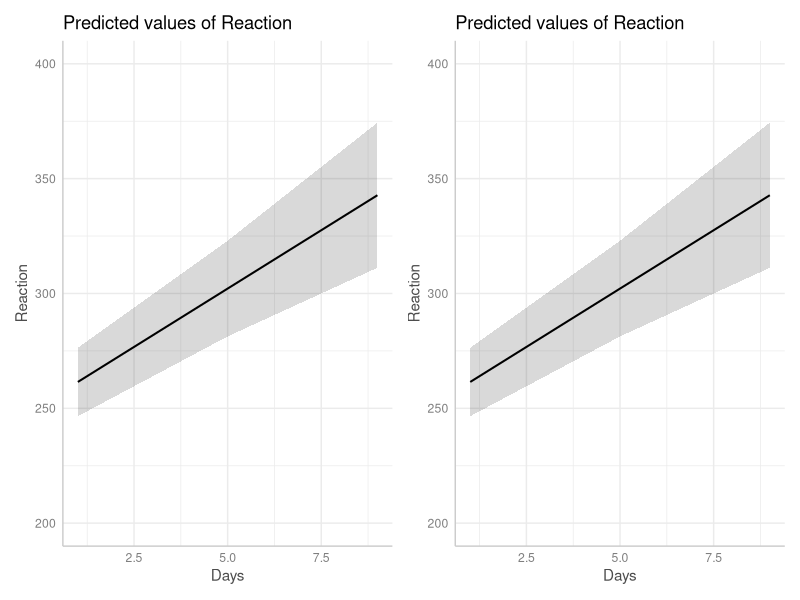
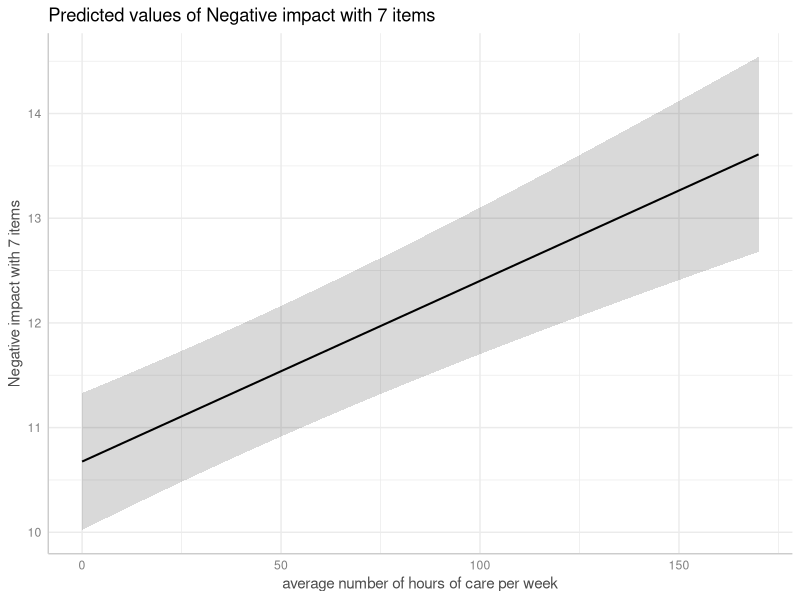
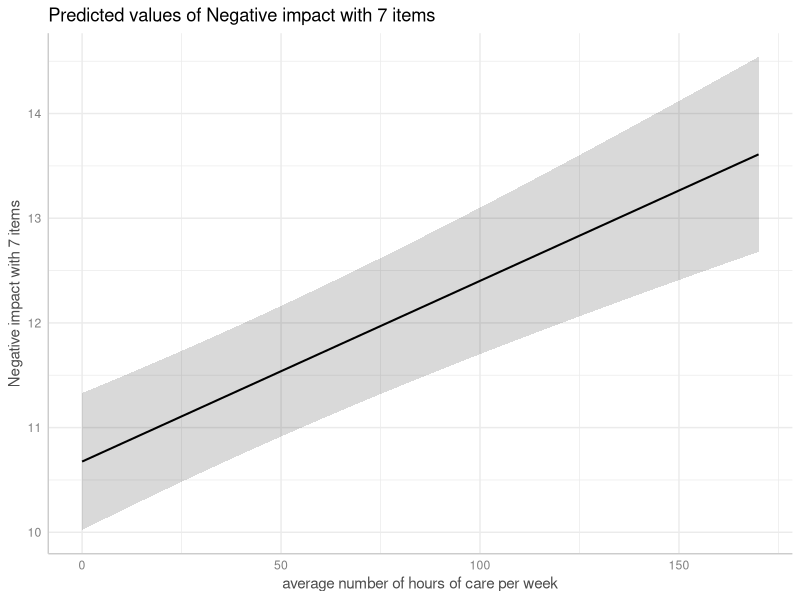
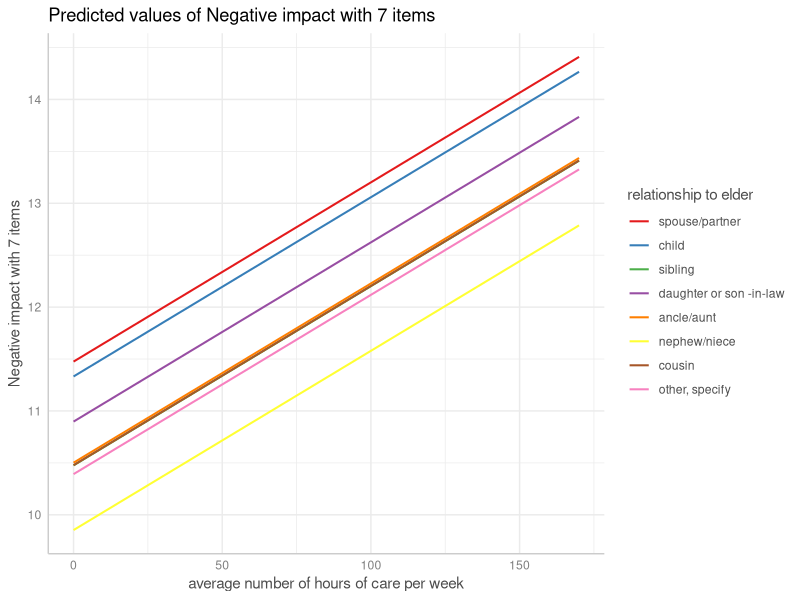
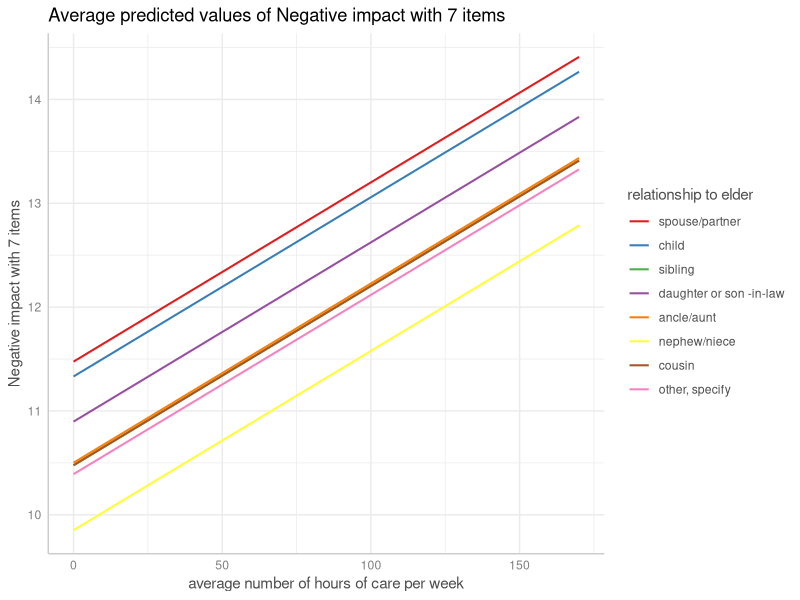
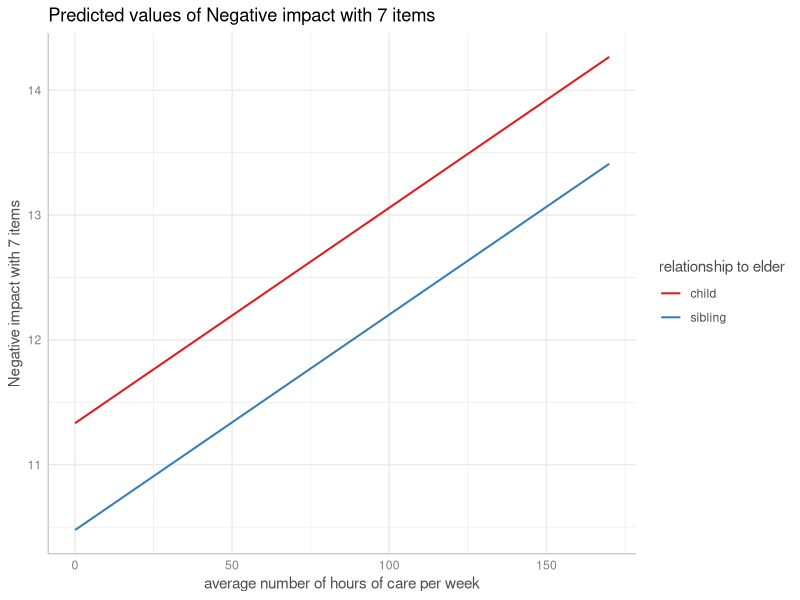
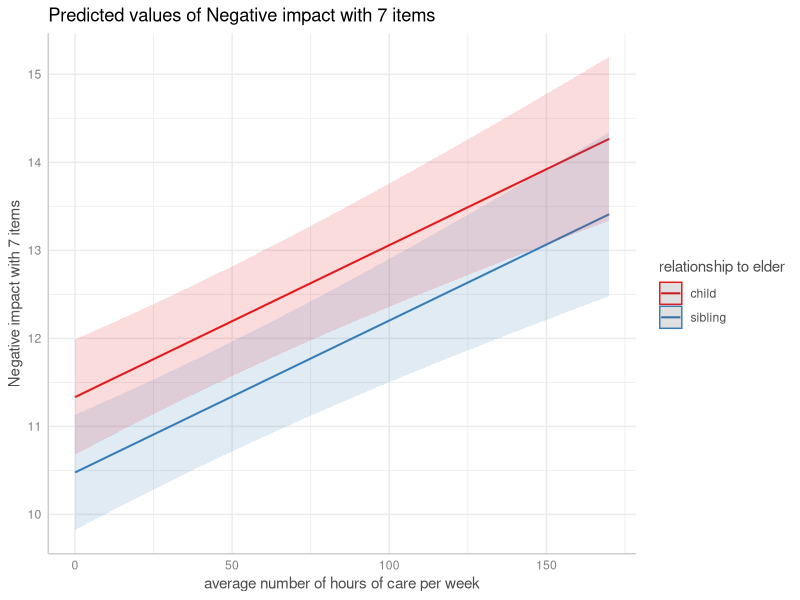
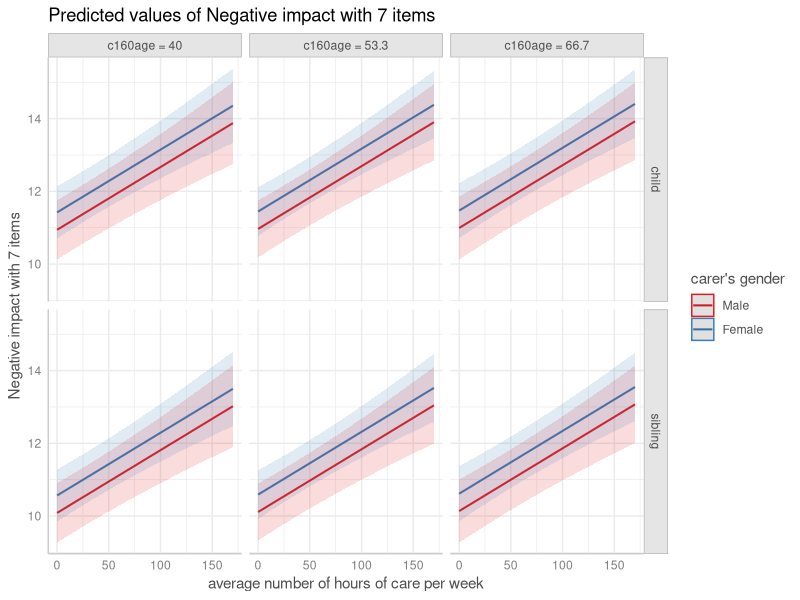

R code for these plots, in order:
## ---- chunk 1
knitr::opts_chunk$set(collapse = TRUE, comment = "#>", dev = "png", fig.width = 7, fig.height = 4, message = FALSE, warning = FALSE)
options(width = 800)
if (!requireNamespace("ggplot2", quietly = TRUE) ||
    !requireNamespace("lme4", quietly = TRUE) ||
    !requireNamespace("glmmTMB", quietly = TRUE) ||
    !requireNamespace("patchwork", quietly = TRUE) ||
    !requireNamespace("sjlabelled", quietly = TRUE)) {
  knitr::opts_chunk$set(eval = FALSE)
}
## ---- chunk 2
library(ggeffects)
library(lme4)
data(sleepstudy)

# balanced data set
m <- lmer(Reaction ~ Days + (1 + Days | Subject), data = sleepstudy)

# conditional predictions
predict_response(m, "Days [1,5,9]")

# average marginal predictions
predict_response(m, "Days [1,5,9]", margin = "empirical")

# create imbalanced data set
set.seed(123)
strapped <- sleepstudy[sample.int(nrow(sleepstudy), nrow(sleepstudy), replace = TRUE), ]
m <- lmer(Reaction ~ Days + (1 + Days | Subject), data = strapped)

# conditional predictions
predict_response(m, "Days [1,5,9]")

# average marginal predictions
predict_response(m, "Days [1,5,9]", margin = "empirical")
## ---- chunk 3
predict_response(m, "Days [1,5,9]", type = "random")

# Or as comparison via plots:
library(patchwork)
pr1 <- predict_response(m, "Days [1,5,9]")
pr2 <- predict_response(m, "Days [1,5,9]", type = "random")
plot(pr1, limits = c(200, 400)) + plot(pr2, limits = c(200, 400))
## ---- chunk 4
predict_response(m, "Days", type = "simulate")
## ---- chunk 5
library(glmmTMB)
set.seed(123)
sleepstudy$x <- as.factor(sample(1:3, nrow(sleepstudy), replace = TRUE))
# REML is FALSE
m1 <- glmmTMB(Reaction ~ Days + x + (1 + Days | Subject), data = sleepstudy, REML = FALSE)
# REML is TRUE
m2 <- glmmTMB(Reaction ~ Days + x + (1 + Days | Subject), data = sleepstudy, REML = TRUE)

# predictions when REML is FALSE - no difference between type = "fixed"
# and type = "random" in predictions, only for intervals
predict_response(m1, "Days [1:3]")
predict_response(m1, "Days [1:3]", type = "random")

# predictions when REML is TRUE - we now see a difference both
# for intervals *and* predictions
predict_response(m2, "Days [1:3]")
predict_response(m2, "Days[1:3]", type = "random")
## ---- chunk 6
data("sleepstudy", package = "lme4")
# mixed model with lme4
m_lmer <- lme4::lmer(Reaction ~ poly(Days, 2) + (1 | Subject),
  data = sleepstudy
)
# equivalent model, random effects are defined via s(..., bs = "re")
m_gam <- mgcv::gam(Reaction ~ poly(Days, 2) + s(Subject, bs = "re"),
  family = gaussian(), data = sleepstudy, method = "ML"
)

# predictions are identical
predict_response(m_gam, terms = "Days", exclude = "s(Subject)", newdata.guaranteed = TRUE)

predict_response(m_lmer, terms = "Days")
## ---- chunk 7
library(glmmTMB)
data(Salamanders)
m <- glmmTMB(
  count ~ spp + mined + (1 | site),
  ziformula = ~ spp + mined,
  family = truncated_poisson,
  data = Salamanders
)
## ---- chunk 8
predict_response(m, "spp")

predict_response(m, "spp", type = "random")
## ---- chunk 9
predict_response(m, "spp", type = "zero_inflated")
## ---- chunk 10
predict_response(m, "spp", type = "simulate")
## ---- chunk 11
predict_response(m, "spp", margin = "empirical")
## ---- chunk 12
library(sjlabelled)
data(efc)
efc$e15relat <- as_label(efc$e15relat)
m <- lmer(neg_c_7 ~ c12hour + c160age + c161sex + (1 | e15relat), data = efc)
me <- predict_response(m, terms = "c12hour")
plot(me)
## ---- chunk 13
me <- predict_response(m, terms = "c12hour", type = "random")
plot(me)
## ---- chunk 14
me <- predict_response(m, terms = c("c12hour", "e15relat"), type = "random")
plot(me, show_ci = FALSE)
## ---- chunk 15
me <- predict_response(m, terms = c("c12hour", "e15relat"), margin = "empirical")
plot(me, show_ci = FALSE)
## ---- chunk 16
me <- predict_response(m, terms = c("c12hour", "e15relat [child,sibling]"), type = "random")
plot(me, show_ci = FALSE)
## ---- chunk 17
plot(me)
## ---- chunk 18
me <- predict_response(
  m,
  terms = c("c12hour", "c161sex", "c160age", "e15relat [child,sibling]"),
  type = "random"
)
plot(me)
## ---- chunk 19
set.seed(123)
m <- lmer(Reaction ~ Days + (1 + Days | Subject), data = sleepstudy)
me <- predict_response(m, terms = c("Days", "Subject [sample=7]"), type = "random")
plot(me)
## ---- chunk 20
plot(me, show_data = TRUE, show_ci = FALSE)
## ---- chunk 21
me <- predict_response(
  m,
  terms = c("Days", "Subject [sample=7]"),
  type = "random",
  interval = "confidence"
)
# for average marginal effects, this would be:
# predict_response(m, terms = c("Days", "Subject [sample=7]"), margin = "empirical")
plot(me)
